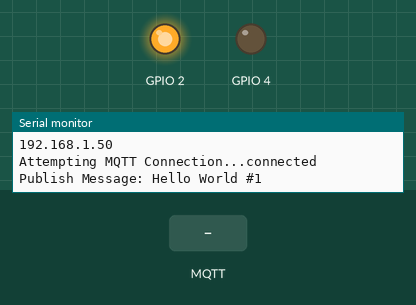
A sketch run on a simulated ESP8266 (NodeMCU). Parts: output pins drawn as LEDs (lit = HIGH, except the on-board LED, lit = LOW), the last lines printed to the serial monitor. Inputs (shaded band) come from the test bench. WiFi joins after 1.5 s; servers stay silent unless stated; random numbers use the default seed unless the sketch sets one; no MQTT or app messages arrive unless stated.

Above: at 2.7 s.
2.8 s: MQTT message "0" arrives on the first subscribed topic
At 3.6 s:
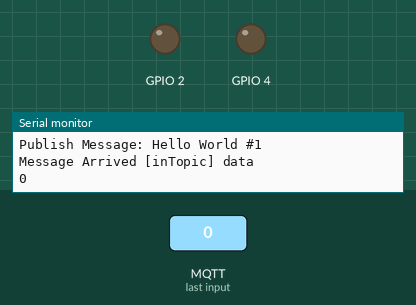
4.3 s: MQTT message "on" arrives on the first subscribed topic
At 4.7 s:
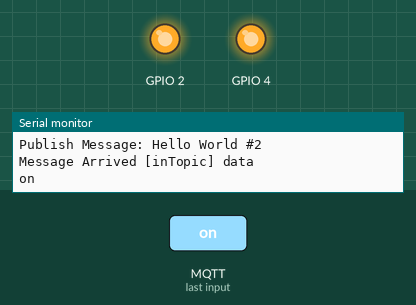
Timing chart, 0 to 7.3 s (numbered marks = the images above; inputs shaded):
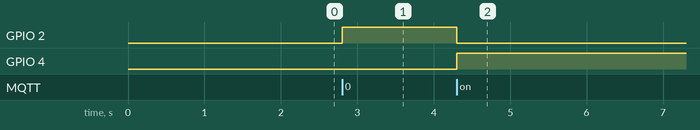

The sketch:

mqtt_test.ino
```cpp
#include <ESP8266WiFi.h>
#include <PubSubClient.h>
#define IN_TOPIC   "FANSINMQTT"
#define OUT_TOPIC  "FANSOUTMQTT"

const char* ssid = "SII-Cikunir";
const char* password = "admin.admin";
const char* mqtt_server = "104.248.156.51";

WiFiClient espClient;
PubSubClient client(espClient);
unsigned long LastMsg = 0;
#define MSG_BUFFER_SIZE (50)
char msg[MSG_BUFFER_SIZE];
int value = 0;

void setup_wifi() {
  // put your setup code here, to run once:
  delay(10);
  Serial.println();
  Serial.print("Connecting to ");
  Serial.println(ssid);

  WiFi.mode(WIFI_STA);
  WiFi.begin(ssid, password);

  while (WiFi.status() != WL_CONNECTED) {
    delay(500);
    Serial.print(".");
  }

  randomSeed(micros());

  Serial.println("");
  Serial.println("WiFi Connected");
  Serial.println("IP address: ");
  Serial.println(WiFi.localIP());
}


void callback(char* topic, byte* payload, unsigned int length) {
  Serial.print("Message Arrived [");
  Serial.print(topic);
  Serial.print("] ");
  String msg;
  for (int i = 0; i < length; i++) {
    msg += (char)payload[i];

  }
  Serial.println("data");
  Serial.println(msg);
  if ((char)payload[0] == '0') {
    digitalWrite(BUILTIN_LED, HIGH);
    digitalWrite(4, LOW);
  } else {
    digitalWrite(BUILTIN_LED, LOW);
    digitalWrite(4, HIGH);
  }
}


void reconnect() {

  while (!client.connected()) {
    Serial.print("Attempting MQTT Connection...");
    String clientId = "node-redxx1";
    clientId += String(random(0xffff), HEX);
    if (client.connect(clientId.c_str(), "ali", "1234")) {
      Serial.println("connected");
      client.publish("outTopic", "Hello World");
      client.subscribe("inTopic");
    }
    else {
      Serial.print("Failed, rc=");
      Serial.print(client.state());
      Serial.println(" try again in 5 seconds");
      delay(5000);
    }
  }
}

void setup()
{
  pinMode(BUILTIN_LED, OUTPUT);
  pinMode(4, OUTPUT);
  Serial.begin(115200);
  setup_wifi();
  client.setServer(mqtt_server, 1883);
  client.setCallback(callback);
}


void loop() {
  // put your main code here, to run repeatedly:
  if (!client.connected ()) {
    reconnect();
  }
  client.loop();

  unsigned long now = millis();
  if (now - LastMsg > 2000) {
    LastMsg = now;
    ++value;
    snprintf (msg, MSG_BUFFER_SIZE, "Hello World #%ld", value);
    Serial.print("Publish Message: ");
    Serial.println(msg);
    client.publish("outTopic", msg);
  }
}
void charToString(char S[], String &D)
{
  String rc(S);
  D = rc;
}
```

Measured:
- after the input at 2.8 s, GPIO 2: LOW → HIGH at once
- after the input at 4.3 s, GPIO 2: HIGH → LOW at once; GPIO 4: LOW → HIGH at once
